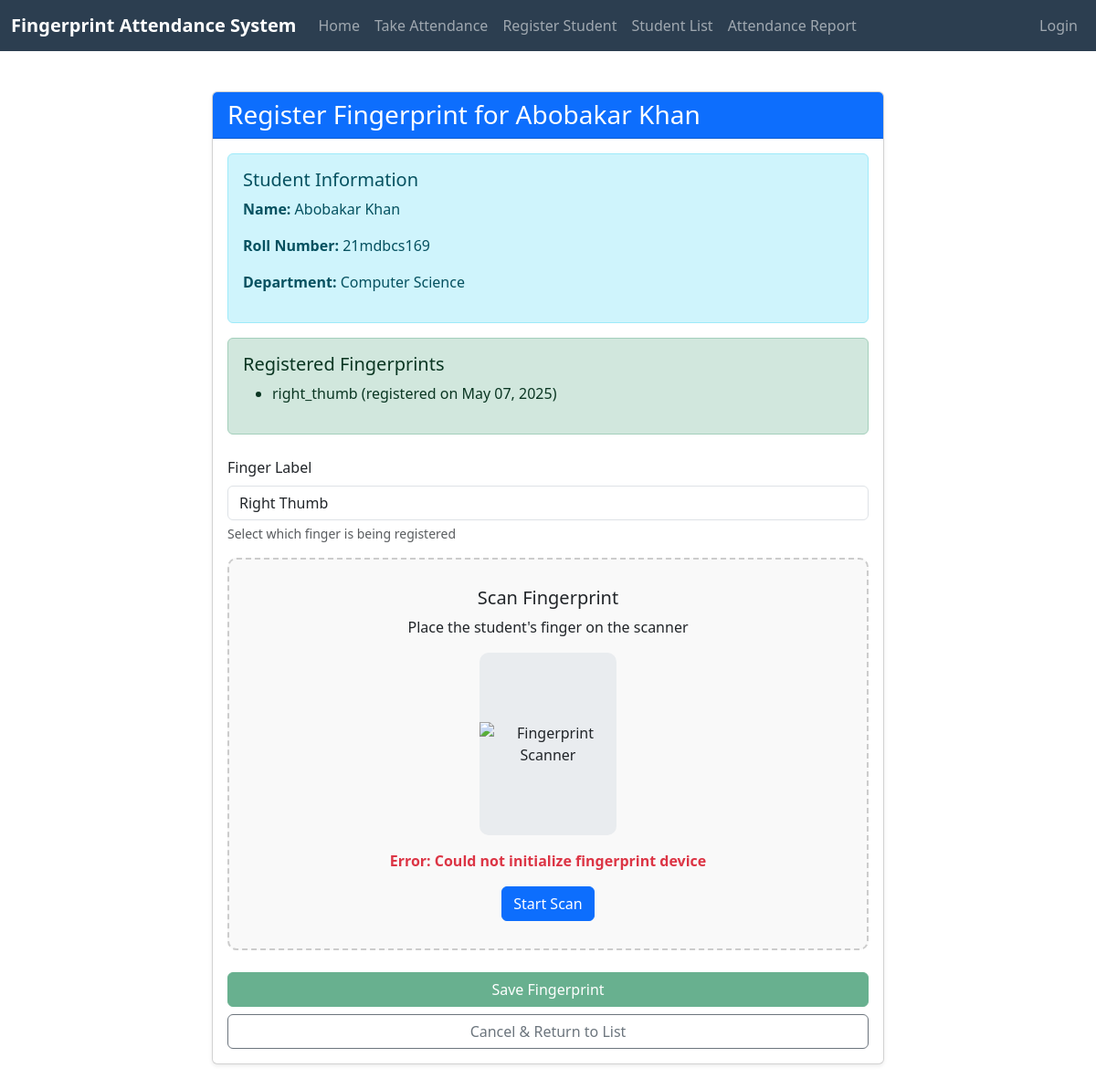
The page /register/fingerprint/3/ on the database its author committed.
### attendance/models.py (models this page shows, shortened)
class Student(models.Model):
    name = models.CharField(max_length=100)
    roll_number = models.CharField(max_length=20, unique=True)
    department = models.ForeignKey(Department, on_delete=models.CASCADE)
    joined_date = models.DateTimeField(default=timezone.now)
    is_active = models.BooleanField(default=True)

class Department(models.Model):
    name = models.CharField(max_length=100)

class FingerPrint(models.Model):
    student = models.ForeignKey(Student, on_delete=models.CASCADE, related_name='fingerprints')
    fingerprint_data = models.BinaryField()  # Store fingerprint template as binary data
    finger_label = models.CharField(max_length=20, default="Right Index")  # e.g., "Right Index", "Left Thumb"
    created_at = models.DateTimeField(auto_now_add=True)
    updated_at = models.DateTimeField(auto_now=True)
    class Meta:
        unique_together = ('student', 'finger_label')

### attendance/views.py (the view)
# urls.py: path('register/fingerprint/<int:student_id>/', views.register_fingerprint, name='register_fingerprint'),
def register_fingerprint(request, student_id):
    student = get_object_or_404(Student, id=student_id)
    if request.method == 'POST':
        form = FingerPrintRegistrationForm(request.POST)
        if form.is_valid():
            try:
                fingerprint_data = request.POST.get('fingerprint_data')
                logger.debug(f"Received fingerprint data type: {type(fingerprint_data)}")
                if fingerprint_data:
                    logger.debug(f"First 20 chars: {fingerprint_data[:20]}...")
                else:
                    logger.error("No fingerprint data received")
                    messages.error(request, 'No fingerprint data received. Please try again.')
                    return redirect('register_fingerprint', student_id=student.id)
                try:
                    processed_data = FingerprintProcessor.process_fingerprint_image(fingerprint_data)
                    fingerprint = FingerPrint(
                        student=student,
                        fingerprint_data=processed_data,  # Processed fingerprint data
                        finger_label=form.cleaned_data['finger_label']
                    )
                    fingerprint.save()
                    messages.success(request, f'Fingerprint registered successfully for {student.name}.')
                    if FingerPrint.objects.filter(student=student).count() < 2:
                        messages.info(request, 'Consider registering another finger as backup.')
                        return redirect('register_fingerprint', student_id=student.id)
                    else:
                        return redirect('student_list')
                except ValueError as e:
                    logger.error(f"Fingerprint processing error: {str(e)}")
                    messages.error(request, f'Error processing fingerprint: {str(e)}')
                    return redirect('register_fingerprint', student_id=student.id)
            except Exception as e:
                logger.exception("Unexpected error during fingerprint registration")
                messages.error(request, f'An unexpected error occurred: {str(e)}')
                return redirect('register_fingerprint', student_id=student.id)
        else:
            logger.warning(f"Form validation errors: {form.errors}")
    else:
        form = FingerPrintRegistrationForm()
    registered_prints = FingerPrint.objects.filter(student=student)
    return render(request, 'attendance/register_fingerprint.html', {
        'form': form,
        'student': student,
        'registered_prints': registered_prints,
        'title': f'Register Fingerprint for {student.name}'
    })

### attendance/forms.py
class FingerPrintRegistrationForm(forms.ModelForm):
    finger_label = forms.ChoiceField(
        choices=[('right_thumb', 'Right Thumb'),
                 ('right_index', 'Right Index'),
                 ('right_middle', 'Right Middle'),
                 ('right_ring', 'Right Ring'),
                 ('right_little', 'Right Little'),
                 ('left_thumb', 'Left Thumb'),
                 ('left_index', 'Left Index'),
                 ('left_middle', 'Left Middle'),
                 ('left_ring', 'Left Ring'),
                 ('left_little', 'Left Little')],
        widget=forms.Select(attrs={'class': 'form-control'})
    )
    class Meta:
        model = FingerPrint
        fields = ['finger_label']  # Only include finger_label, no fingerprint_data

### attendance/templates/attendance/register_fingerprint.html (shortened to what this page needs)
{% extends 'attendance/base.html' %}
{% block content %}
<div class="container py-4">
    <div class="row">
        <div class="col-lg-8 mx-auto">
            <div class="card shadow-sm mb-4">
                <div class="card-header bg-primary text-white">
                    <h3 class="mb-0">Register Fingerprint for {{ student.name }}</h3>
                </div>
                <div class="card-body">
                    <div class="alert alert-info">
                        <h5>Student Information</h5>
                        <p><strong>Name:</strong> {{ student.name }}</p>
                        <p><strong>Roll Number:</strong> {{ student.roll_number }}</p>
                        <p><strong>Department:</strong> {{ student.department.name }}</p>
                    </div>
                    {% if registered_prints %}
                    <div class="alert alert-success mb-4">
                        <h5>Registered Fingerprints</h5>
                        <ul>
                            {% for print in registered_prints %}
                            <li>{{ print.finger_label }} (registered on {{ print.created_at|date:"M d, Y" }})</li>
                            {% endfor %}
                        </ul>
                    </div>
                    {% endif %}
                    <form method="post" id="fingerprintForm">
                        <div class="mb-3">
                            <label for="{{ form.finger_label.id_for_label }}" class="form-label">Finger Label</label>
                            {{ form.finger_label }}
                            <div class="form-text">Select which finger is being registered</div>
                        </div>
                        <div class="fingerprint-container">
                            <h5>Scan Fingerprint</h5>
                            <p>Place the student's finger on the scanner</p>
                            <div class="fingerprint-scanner" id="fingerprintScanner">
                                <img src="/static/img/fingerprint-icon.png" alt="Fingerprint Scanner" id="fingerprintImage">
                            </div>
                            <div class="finger-status mt-3" id="fingerStatus">Ready to scan</div>
                            <button type="button" class="btn btn-primary mt-3" id="scanBtn">
                                Start Scan
                            </button>
                        </div>
                        <div class="d-grid gap-2 mt-4">
                            <button type="submit" class="btn btn-success" id="saveBtn" disabled>Save Fingerprint</button>
                            <a href="{% url 'student_list' %}" class="btn btn-outline-secondary">Cancel & Return to List</a>
                        </div>
                    </form>
                </div>
            </div>
        </div>
    </div>
</div>
{% endblock %}
{% block extra_css %}
<link rel="stylesheet" href="https://cdn.jsdelivr.net/npm/bootstrap-icons@1.7.2/font/bootstrap-icons.css">
{% endblock %}

### attendance/templates/attendance/base.html (style rules this page uses)
.fingerprint-container { border: 2px dashed #ccc; padding: 30px; text-align: center; margin-bottom: 20px; border-radius: 10px; background-color: #f9f9f9; }
.fingerprint-scanner { width: 150px; height: 200px; margin: 0 auto; background-color: #e9ecef; border-radius: 10px; display: flex; align-items: center; justify-content: center; position: relative; overflow: hidden; }
.fingerprint-scanner img { max-width: 100%; max-height: 100%; }
.finger-status { margin-top: 15px; font-weight: bold; }

### rows shown on the page
Student: name "Abobakar Khan", roll_number "21mdbcs169", department.name "Computer Science"
FingerPrint: finger_label "right_thumb", created_at "May 07, 2025"
